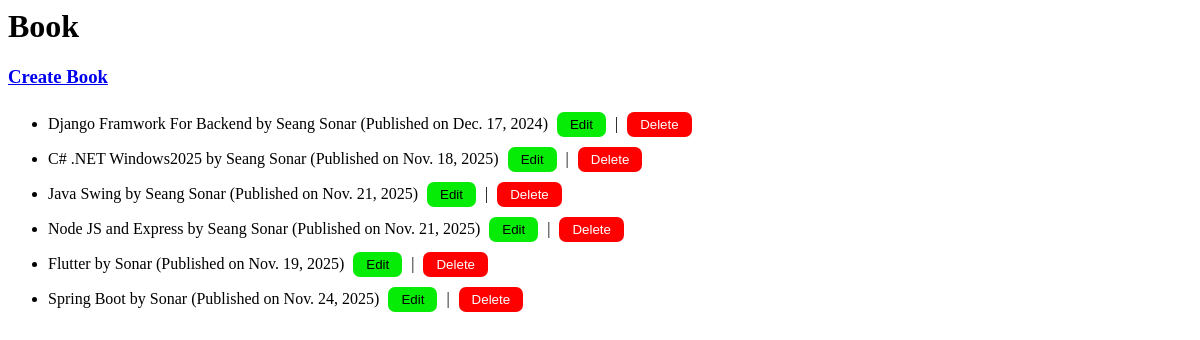
The page /book_list/ on the database its author committed.
### accounts/models.py (models this page shows, shortened)
class Book(models.Model):
    title = models.CharField(max_length=200)
    author = models.CharField(max_length=100)
    published_date = models.DateField()

### accounts/views.py (the view)
# urls.py: path('book_list/', views.book_list, name='book_list'),
def book_list(request):
    books = Book.objects.all()
    return render(request, 'Ogani/book_list.html', {'books': books})

### accounts/templates/Ogani/book_list.html (shortened to what this page needs)
<h1>Book</h1>
<h3><a href="{% url 'create_book' %}">Create Book</a></h3>
<ul>
    {% for book in books %}
    <li>{{ book.title }} by {{ book.author }} (Published on {{ book.published_date }}) <button id="btn1"><a id="a1" href="{% url 'update_book' book.id %}">Edit  </a></button> | <button id="btn2"><a id="a2" href="{% url 'delete_book' book.id %}">Delete</a></button></li>
    {% endfor %}
</ul>

### accounts/templates/Ogani/book_list.html (style rules this page uses)
#btn1 { background-color: rgb(6, 236, 6); border-radius: 7px; padding: 5px 13px; border: none; }
#btn2 { background-color: red; border-radius: 7px; padding: 5px 13px; border: none; }
#a1 { color: black; text-decoration: none; }
#a2 { color: white; text-decoration: none; }
button { margin: 5px; transition: all 0.2s; }

### rows shown on the page
Book: title "Django Framwork For Backend", author "Seang Sonar", published_date "Dec. 17, 2024"
Book: title "C# .NET Windows2025", author "Seang Sonar", published_date "Nov. 18, 2025"
Book: title "Java Swing", author "Seang Sonar", published_date "Nov. 21, 2025"
Book: title "Node JS and Express", author "Seang Sonar", published_date "Nov. 21, 2025"
Book: title "Flutter", author "Sonar", published_date "Nov. 19, 2025"
Book: title "Spring Boot", author "Sonar", published_date "Nov. 24, 2025"
